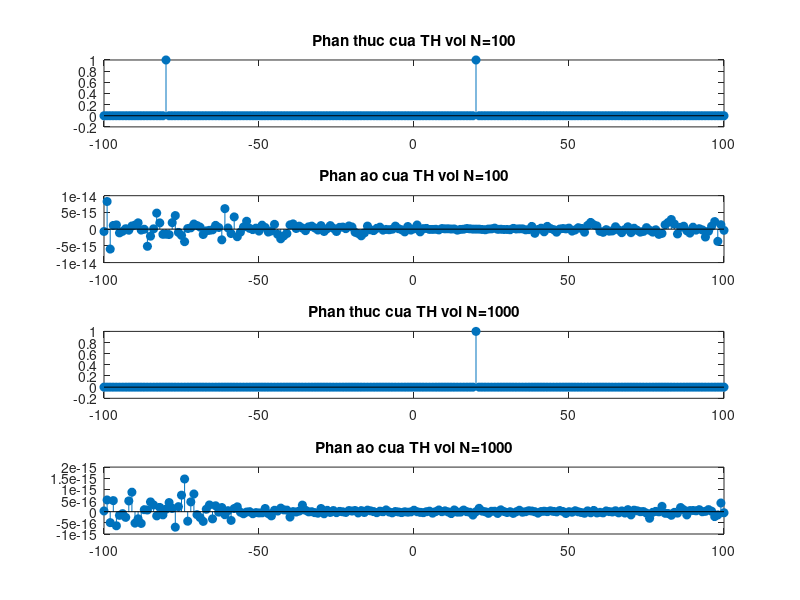

Source code (MATLAB):
% CT tong hop x[n] tu nhieu TH sin phuc va phat tin hieu vua moi tong hop duoc
n = -100:100; % vecto thoi gian roi rac
n0 = 20;
clf;
for i = 1:2
        N = 10.^(i+1); % so luong TH sin
        sum = 0;
        for k = 0:N-1
            A = 1; % bien do TH sin
            sum = sum + A*exp(j*((-pi + 2*pi*k/N)*(n-n0))); %w(k) = -pi + 2*pi*k/N (k=0:N-1)
        end
        s = 1/N*sum; % tin hieu TB cong cua N TH sin
        subplot(4,1,2*(i-1)+1);
        stem(n,real(s),'fill');
        title(['Phan thuc cua TH voi N=', num2str(N)])
        
        subplot(4,1,2*i);
        stem(n,imag(s),'fill');
        title(['Phan ao cua TH voi N=', num2str(N)])
        sound(real(s),8000); % khoi phuc TH voi ts lay mau 8000Hz
        pause(3);
end
